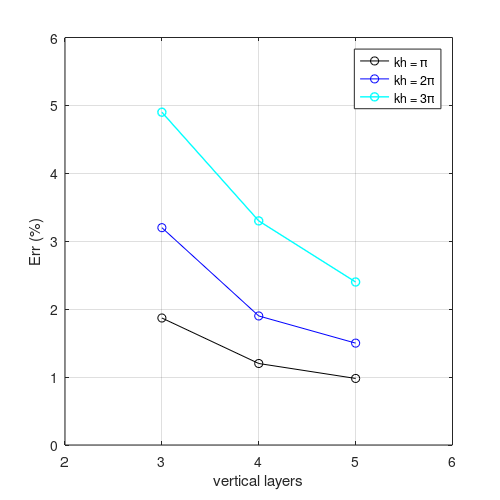

MATLAB code to generate this figure:
clear all
h=figure(1);
wid=5;
len=5;
set(h,'units','inches','paperunits','inches','papersize', [wid len],'position',[1 1 wid len],'paperposition',[0 0 wid len]);
err=load('summary.txt');
plot(err(:,1),err(:,2)*100,'ko-',err(:,1),err(:,3)*100,'bo-',err(:,1),err(:,4)*100,'co-','LineWidth',1)
grid
axis([2 6 0 6.0])
legend('kh = \pi','kh = 2\pi','kh = 3\pi')
xlabel('vertical layers')
ylabel('Err (%)');
print -djpeg100 Err.jpg
